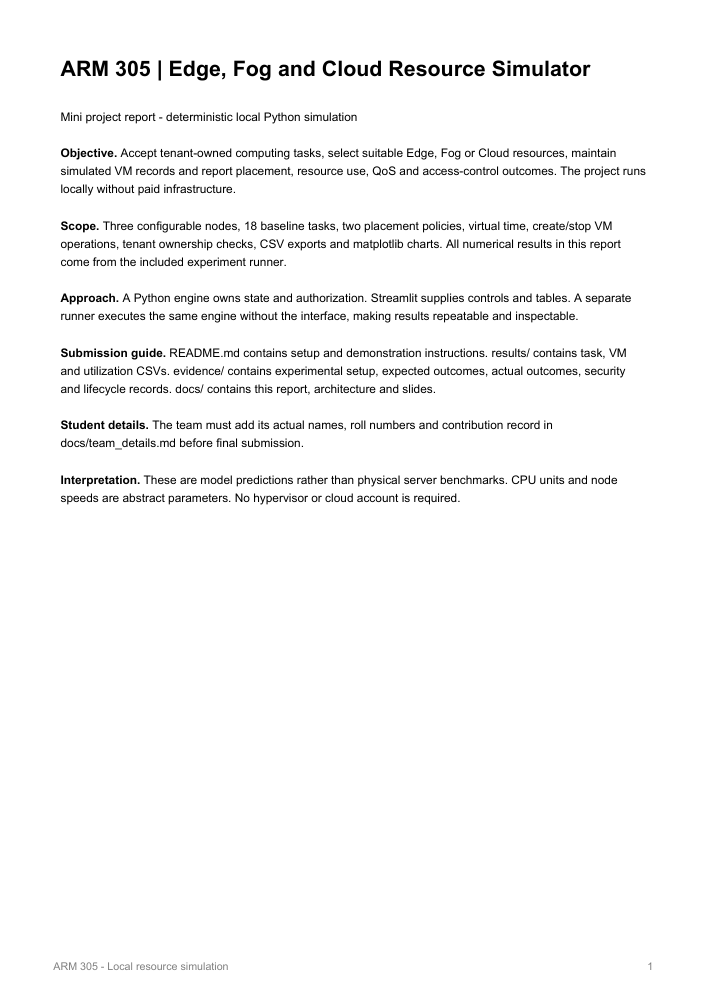
#> input picture ARM305_Project/.build/report-1.png, 707 x 1000 px; its folder holds only this picture in this run
$ python contact.py
#> lines starting #> are read from the running program, lines starting #| are printed output that depends on the picture
from PIL import Image,ImageOps,ImageDraw
from pathlib import Path
paths=list(Path('.build').glob('report-*.png'))+list(Path('.build').glob('slide-*.png'))
out=Image.new('RGB',(1200,((len(paths)+3)//4)*420),'#dddddd')
#> out: PIL image 1200x420 RGB; every value is 221
for i,p in enumerate(paths):
    im=Image.open(p); im.thumbnail((290,390)); x=(i%4)*300;y=(i//4)*420;out.paste(im,(x,y+20));ImageDraw.Draw(out).text((x+5,y+3),p.name,fill='black')
#> further down, im is the input picture: PIL image 707x1000 RGB; min 0, max 255, mean 247.4
#> after `im.thumbnail((290, 390))`:
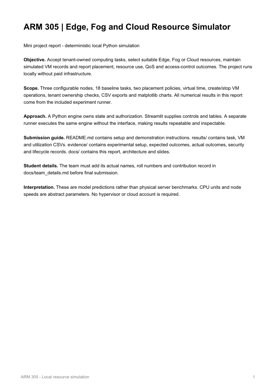
#> im: PIL image 276x390 RGB; min 0, max 255, mean 247.2
#> after `out.paste(im, (x, y + 20))`:
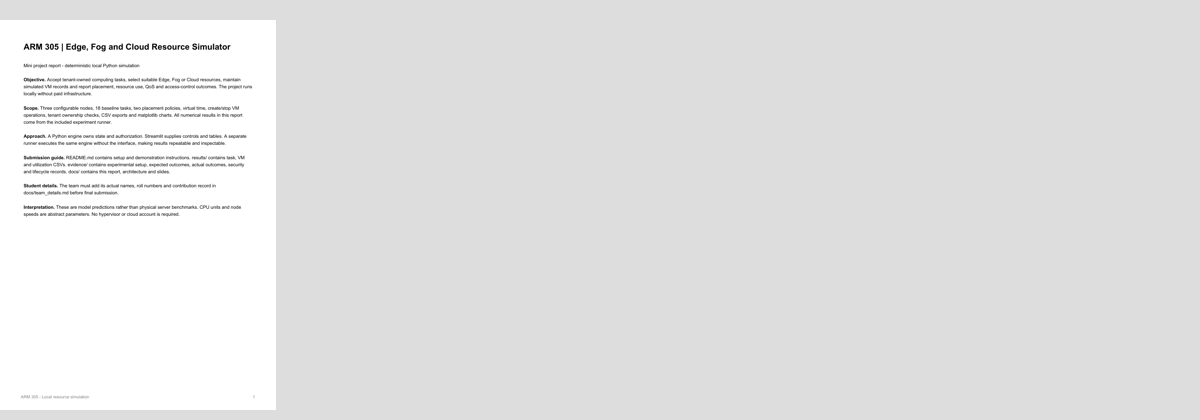
#> out: PIL image 1200x420 RGB; min 0, max 255, mean 226.6
out.save('.build/contact.png')

$ run again, on ARM305_Project/.build/report-5.png
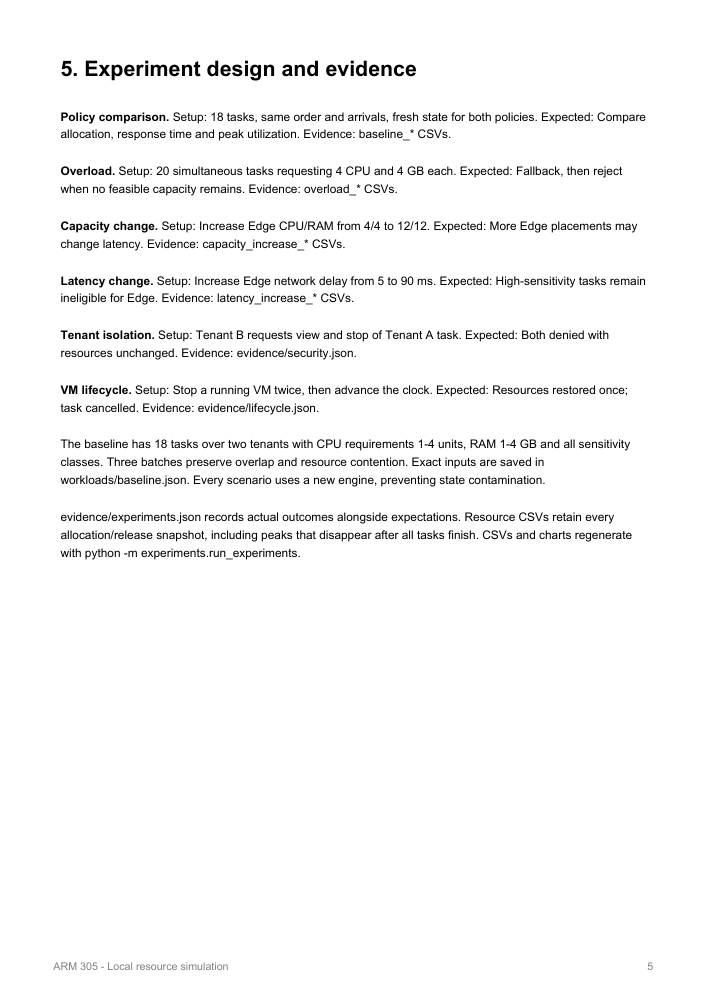
#> input picture ARM305_Project/.build/report-5.png, 707 x 1000 px
#> im is the input picture: PIL image 707x1000 RGB; min 0, max 255, mean 246.9
#> `im.thumbnail((290, 390))`:
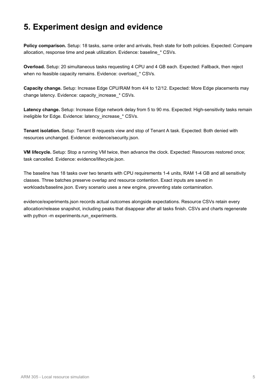
#> im: PIL image 276x390 RGB; min 0, max 255, mean 246.7
#> `out.paste(im, (x, y + 20))`:
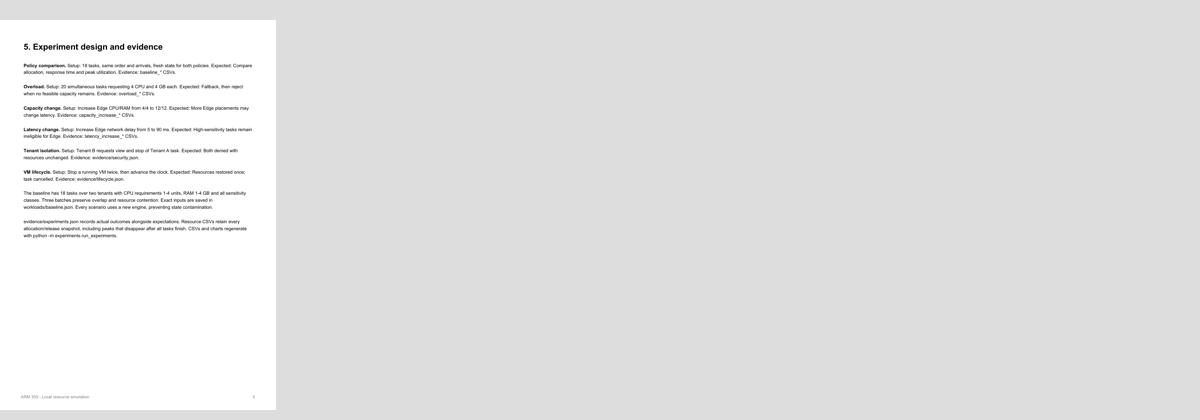
#> out: PIL image 1200x420 RGB; min 0, max 255, mean 226.5

$ run again, on ARM305_Project/.build/report-6.png
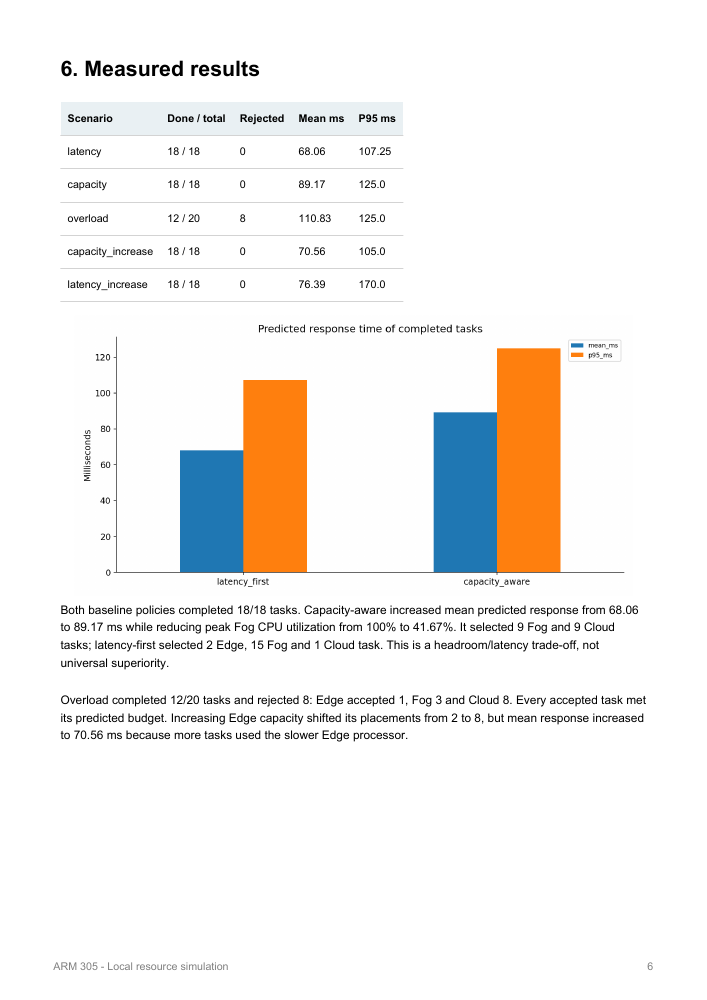
#> input picture ARM305_Project/.build/report-6.png, 707 x 1000 px
#> im is the input picture: PIL image 707x1000 RGB; mean R, G, B 243.9, 241.5, 238.8
#> `im.thumbnail((290, 390))`:
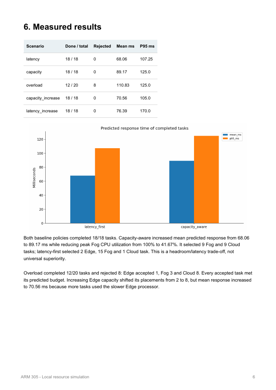
#> im: PIL image 276x390 RGB; mean R, G, B 243.8, 241.4, 238.7
#> `out.paste(im, (x, y + 20))`:
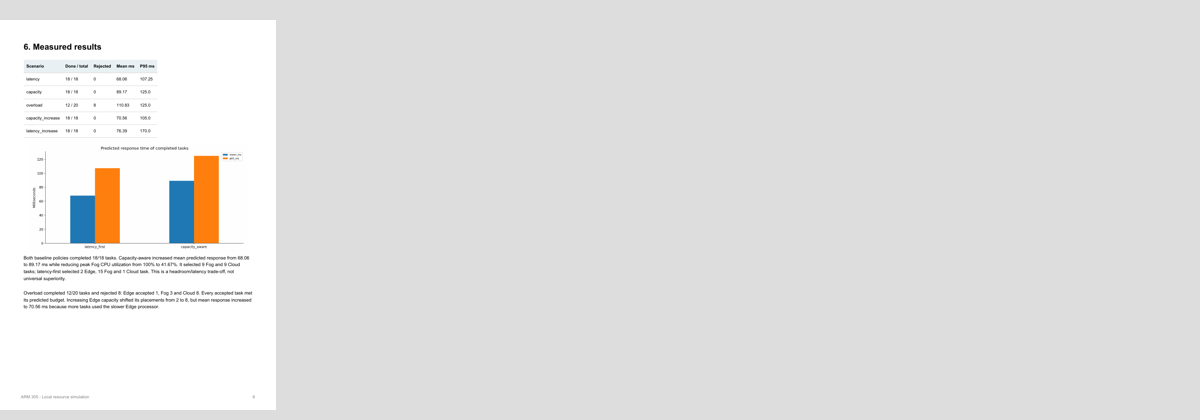
#> out: PIL image 1200x420 RGB; mean R, G, B 225.9, 225.3, 224.8

$ run again, on ARM305_Project/.build/report-7.png
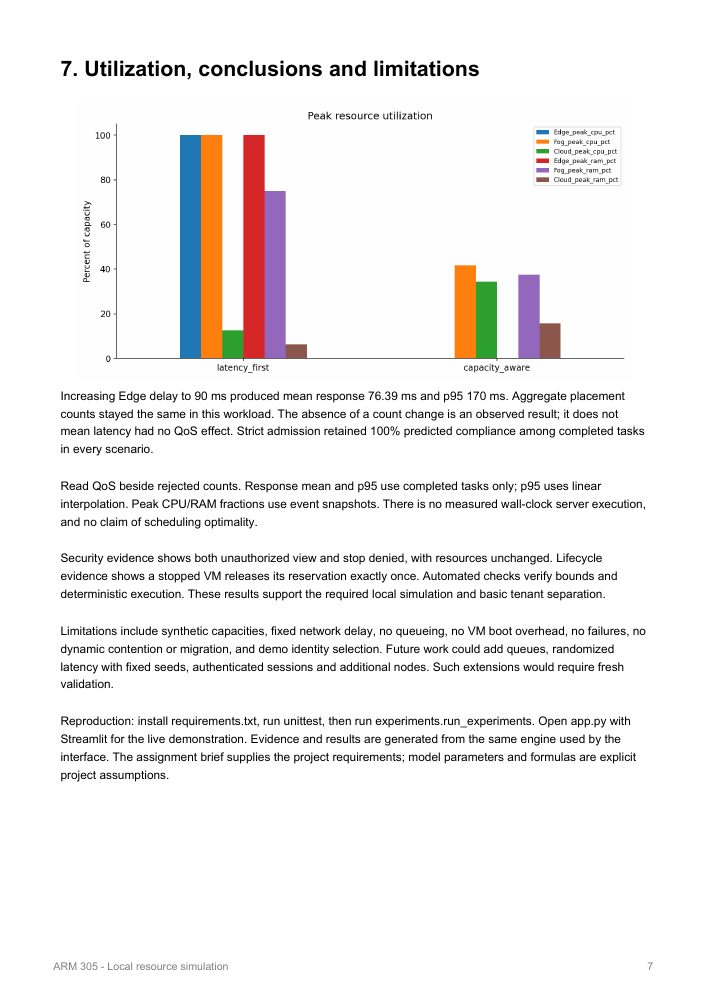
#> input picture ARM305_Project/.build/report-7.png, 707 x 1000 px
#> im is the input picture: PIL image 707x1000 RGB; mean R, G, B 242.6, 240.7, 240.3
#> `im.thumbnail((290, 390))`:
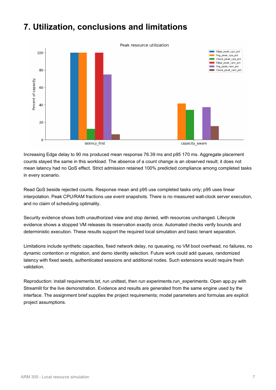
#> im: PIL image 276x390 RGB; mean R, G, B 242.3, 240.5, 240.1
#> `out.paste(im, (x, y + 20))`:
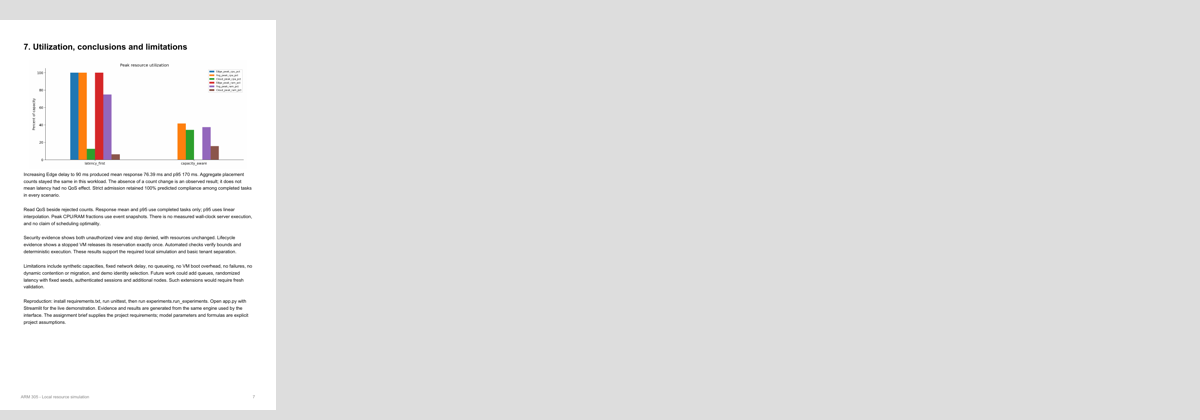
#> out: PIL image 1200x420 RGB; mean R, G, B 225.6, 225.2, 225.1

$ run again, on ARM305_Project/.build/report-2.png
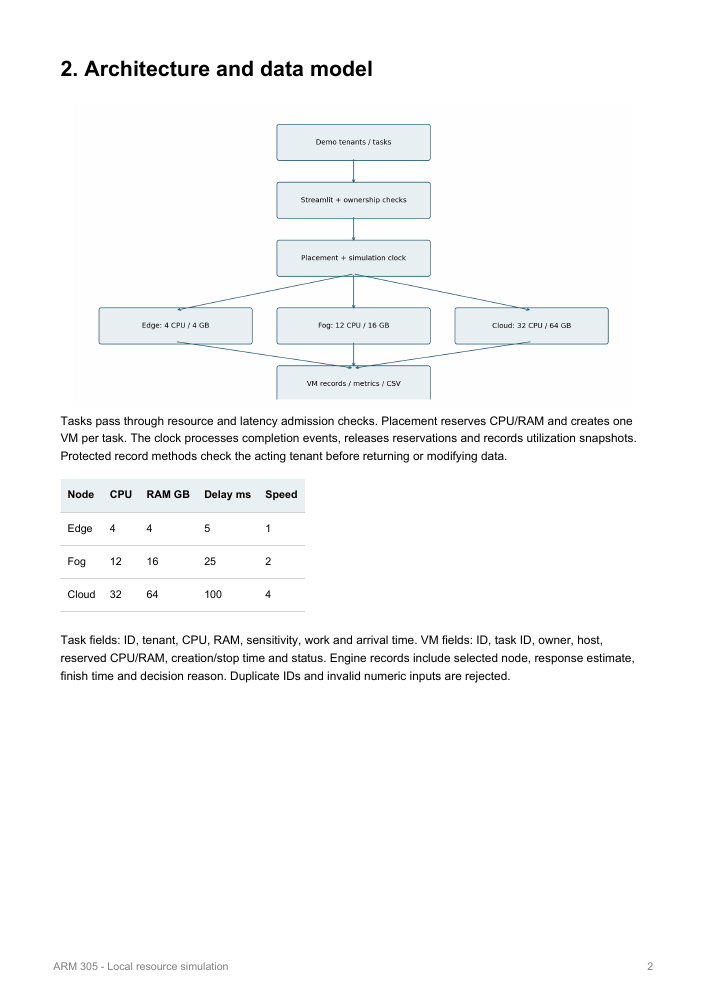
#> input picture ARM305_Project/.build/report-2.png, 707 x 1000 px
#> im is the input picture: PIL image 707x1000 RGB; mean R, G, B 248.6, 249.2, 249.4
#> im: PIL image 276x390 RGB
#> `out.paste(im, (x, y + 20))`:
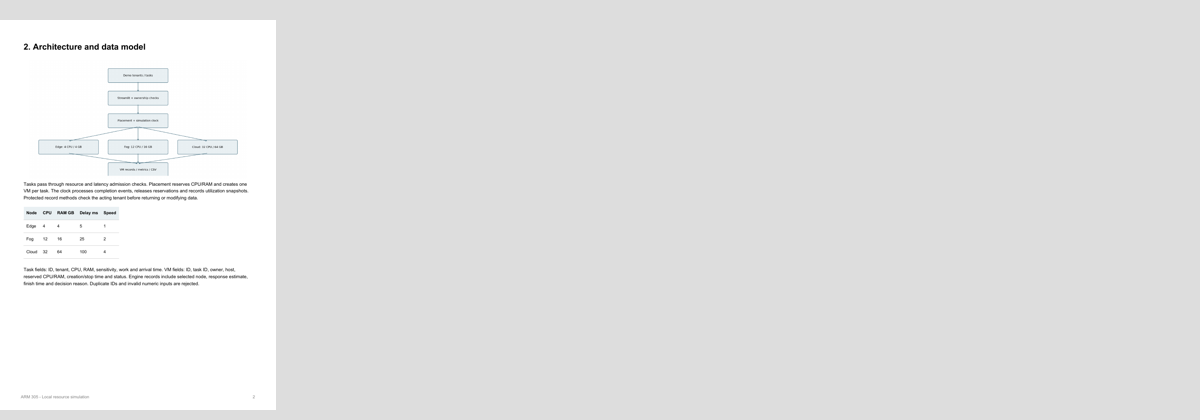
#> out: PIL image 1200x420 RGB; mean R, G, B 226.9, 227, 227
